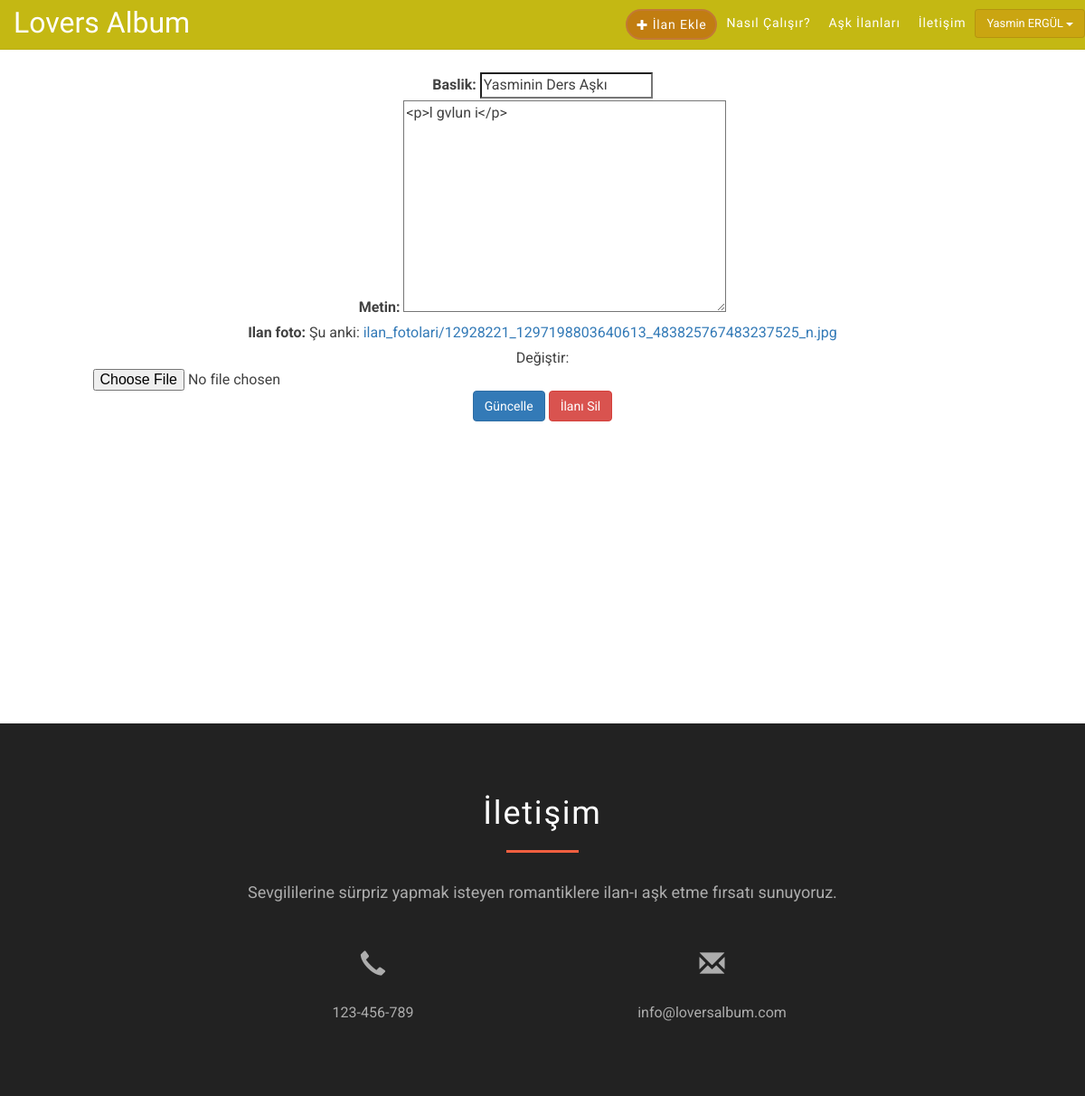
The page /ilan/4/edit (signed in) on the database as committed earlier.
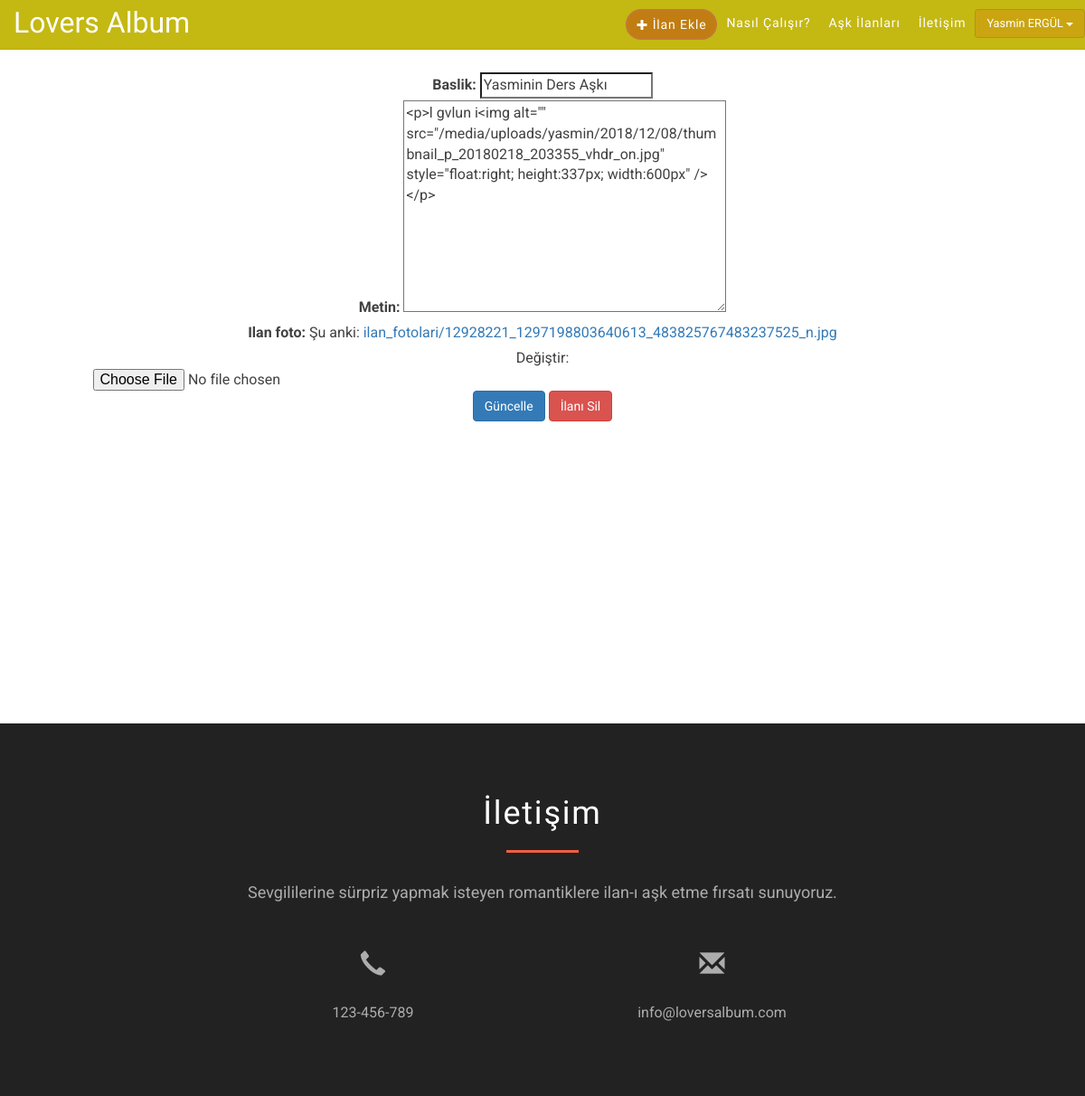
The same page on the database as committed later.
### ilan/models.py (models this page shows, shortened)
class Ilan(models.Model):
    baslik = models.CharField(max_length=30)
    metin =  RichTextUploadingField()
    ilan_foto = models.ImageField(upload_to='ilan_fotolari/', default='350x150.png')
    user = models.OneToOneField(settings.AUTH_USER_MODEL, on_delete=models.CASCADE)
    mutluluk_dileyenler = models.ManyToManyField(settings.AUTH_USER_MODEL, blank= True, related_name = 'mutluluk_dilenen_ilan')
    goruntulenme = models.PositiveIntegerField(default = 0)
    olusturma_tarihi = models.DateTimeField(auto_now_add=True)
    yayinlandimi = models.BooleanField(default=False)

### ilan/views.py (the view)
# urls.py: path('<int:pk>/edit', views.IlanUpdateView.as_view(), name='ilan_update'),
class IlanUpdateView(LoginRequiredMixin, UpdateView):
    model = Ilan
    fields = ['baslik','metin','ilan_foto']
    template_name = 'ilan_update_form.html'

### templates/ilan_update_form.html (shortened to what this page needs)
{% extends 'base.html' %}
{% block content %}
<div class="col-lg-10 col-lg-offset-1 col-md-10 col-md-offset-1 col-sm-10 col-sm-offset-1 col-xs-10 col-xs-offset-1">
    {% if ilan.user == user %}
        <form method="post" enctype="multipart/form-data">
            {{ form.as_p }}
            <input type="submit" class="btn btn-primary" value="Güncelle">  <a class="btn btn-danger" href="../{{ ilan.id }}/delete">İlanı Sil</a>
        </form>
    {% endif %}
</div>
{% endblock %}

Rows that differ between the two databases and show on the page:
changed Ilan "Yasminin Ders Aşkı": metin "<p>l gvlun i</p>" → "<p>l gvlun i<img alt=\"\" src=\"/media/uploads/yasmin/2018/12/08/thumbnail_p_20180218_203355_vhdr_on.jpg\" style=\"float:right; height:337px; width:600px\" /></p>"
